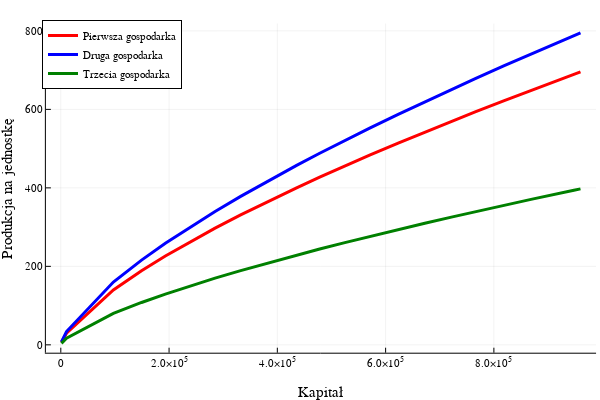

This figure's notebook cell:
### Markdown cell above
### Zastosowanie w modelu Solowa
Z założenia modelu, funkcja ma stały efekt skali, tzn. $\alpha + \beta = 1$. Przekształcając wzór funkcji produkcji Cobb-Douglasa otrzymujemy<br><br>
$Y = A K^\alpha L^\beta = A K^\alpha L^{1-\alpha}$.<br><br>

Miarą dobrobytu danej gospodarki jest produkcja "per capita", dlatego dzielimy obustronnie przez L, aby uzyskać wielkość produkcji na jednostkę.<br><br>
$\cfrac{Y}{L} = \cfrac{A K^\alpha L^{1-\alpha}}{L} = \cfrac{A K^\alpha}{L^{\alpha}}$

### Code cell
A = 3.5
K = 1200
L = 500
α = 0.7

plot(K -> A*(K/L)^α,K,800K,
    xlabel = "Kapitał",
    ylabel = "Produkcja na jednostkę",
    label = "Pierwsza gospodarka",
    color = :red,
    linewidth = 3,
    legend = :topleft)

A = 4

plot!(K -> A*(K/L)^α,K,800K,
    label = "Druga gospodarka",
    color = :blue,
    linewidth = 3)

A = 2

plot!(K -> A*(K/L)^α,K,800K,
    label = "Trzecia gospodarka",
    color = :green,
    linewidth = 3)

### Figure 1 — Plotly figure (JSON) as saved in the notebook; plotly's stock layout.template omitted (floating-point values rounded to 4 significant figures)
{"data": [{"colorbar": {"title": ""}, "legendgroup": "Pierwsza gospodarka", "line": {"color": "rgba(255, 0, 0, 1.000)", "dash": "solid", "shape": "linear", "width": 3}, "mode": "lines", "name": "Pierwsza gospodarka", "showlegend": true, "type": "scatter", "x": [1200, 10560.0, 97140.0, 149200.0, 193200.0, 240900.0, 285000.0, 332200.0, 387000.0, 435600.0, 478200.0, 524700.0, 571500.0, 623200.0, 672400.0, 723600.0, 766600.0, 819200.0, 868600.0, 947800.0, 960000], "xaxis": "x", "y": [6.46, 29.61, 140.0, 189.0, 226.4, 264.3, 297.3, 331.0, 368.3, 400.1, 427.1, 455.8, 483.8, 514.1, 542.2, 570.7, 594.3, 622.5, 648.6, 689.4, 695.6], "yaxis": "y", "zmax": null, "zmin": null}, {"colorbar": {"title": ""}, "legendgroup": "Druga gospodarka", "line": {"color": "rgba(0, 0, 255, 1.000)", "dash": "solid", "shape": "linear", "width": 3}, "mode": "lines", "name": "Druga gospodarka", "showlegend": true, "type": "scatter", "x": [1200, 10560.0, 97140.0, 149200.0, 193200.0, 240900.0, 285000.0, 332200.0, 387000.0, 435600.0, 478200.0, 524700.0, 571500.0, 623200.0, 672400.0, 723600.0, 766600.0, 819200.0, 868600.0, 947800.0, 960000], "xaxis": "x", "y": [7.383, 33.84, 159.9, 216.0, 258.8, 302.1, 339.8, 378.3, 420.9, 457.2, 488.1, 520.9, 553.0, 587.5, 619.6, 652.3, 679.2, 711.5, 741.3, 787.9, 795.0], "yaxis": "y", "zmax": null, "zmin": null}, {"colorbar": {"title": ""}, "legendgroup": "Trzecia gospodarka", "line": {"color": "rgba(0, 128, 0, 1.000)", "dash": "solid", "shape": "linear", "width": 3}, "mode": "lines", "name": "Trzecia gospodarka", "showlegend": true, "type": "scatter", "x": [1200, 10560.0, 97140.0, 149200.0, 193200.0, 240900.0, 285000.0, 332200.0, 387000.0, 435600.0, 478200.0, 524700.0, 571500.0, 623200.0, 672400.0, 723600.0, 766600.0, 819200.0, 868600.0, 947800.0, 960000], "xaxis": "x", "y": [3.691, 16.92, 79.97, 108.0, 129.4, 151.0, 169.9, 189.1, 210.4, 228.6, 244.1, 260.4, 276.5, 293.8, 309.8, 326.1, 339.6, 355.7, 370.6, 394.0, 397.5], "yaxis": "y", "zmax": null, "zmin": null}], "layout": {"annotations": [], "height": 400, "legend": {"bgcolor": "rgba(255, 255, 255, 1.000)", "bordercolor": "rgba(0, 0, 0, 1.000)", "borderwidth": 1, "font": {"color": "rgba(0, 0, 0, 1.000)", "family": "sans-serif", "size": 11}, "title": {"font": {"color": "rgba(0, 0, 0, 1.000)", "family": "sans-serif", "size": 15}, "text": ""}, "tracegroupgap": 0, "traceorder": "normal", "x": 0.07, "xanchor": "left", "y": 1, "yanchor": "top"}, "margin": {"b": 20, "l": 0, "r": 0, "t": 20}, "paper_bgcolor": "rgba(255, 255, 255, 1.000)", "plot_bgcolor": "rgba(255, 255, 255, 1.000)", "showlegend": true, "width": 600, "xaxis": {"anchor": "y", "domain": [0.07647, 0.9934], "gridcolor": "rgba(0, 0, 0, 0.100)", "gridwidth": 0.5, "linecolor": "rgba(0, 0, 0, 1.000)", "mirror": false, "range": [-27564, 988764], "showgrid": true, "showline": true, "showticklabels": true, "tickangle": 0, "tickcolor": "rgb(0, 0, 0)", "tickfont": {"color": "rgba(0, 0, 0, 1.000)", "family": "sans-serif", "size": 11}, "tickmode": "array", "ticks": "inside", "ticktext": ["0", "2.0×10<sup>5</sup>", "4.0×10<sup>5</sup>", "6.0×10<sup>5</sup>", "8.0×10<sup>5</sup>"], "tickvals": [0, 200000, 400000, 600000, 800000], "title": "Kapitał", "titlefont": {"color": "rgba(0, 0, 0, 1.000)", "family": "sans-serif", "size": 15}, "type": "-", "visible": true, "zeroline": false, "zerolinecolor": "rgba(0, 0, 0, 1.000)"}, "yaxis": {"anchor": "x", "domain": [0.07581, 0.9902], "gridcolor": "rgba(0, 0, 0, 0.100)", "gridwidth": 0.5, "linecolor": "rgba(0, 0, 0, 1.000)", "mirror": false, "range": [-20.05, 818.7], "showgrid": true, "showline": true, "showticklabels": true, "tickangle": 0, "tickcolor": "rgb(0, 0, 0)", "tickfont": {"color": "rgba(0, 0, 0, 1.000)", "family": "sans-serif", "size": 11}, "tickmode": "array", "ticks": "inside", "ticktext": ["0", "200", "400", "600", "800"], "tickvals": [0, 200, 400, 600, 800], "title": "Produkcja na jednostkę", "titlefont": {"color": "rgba(0, 0, 0, 1.000)", "family": "sans-serif", "size": 15}, "type": "-", "visible": true, "zeroline": false, "zerolinecolor": "rgba(0, 0, 0, 1.000)"}}}
